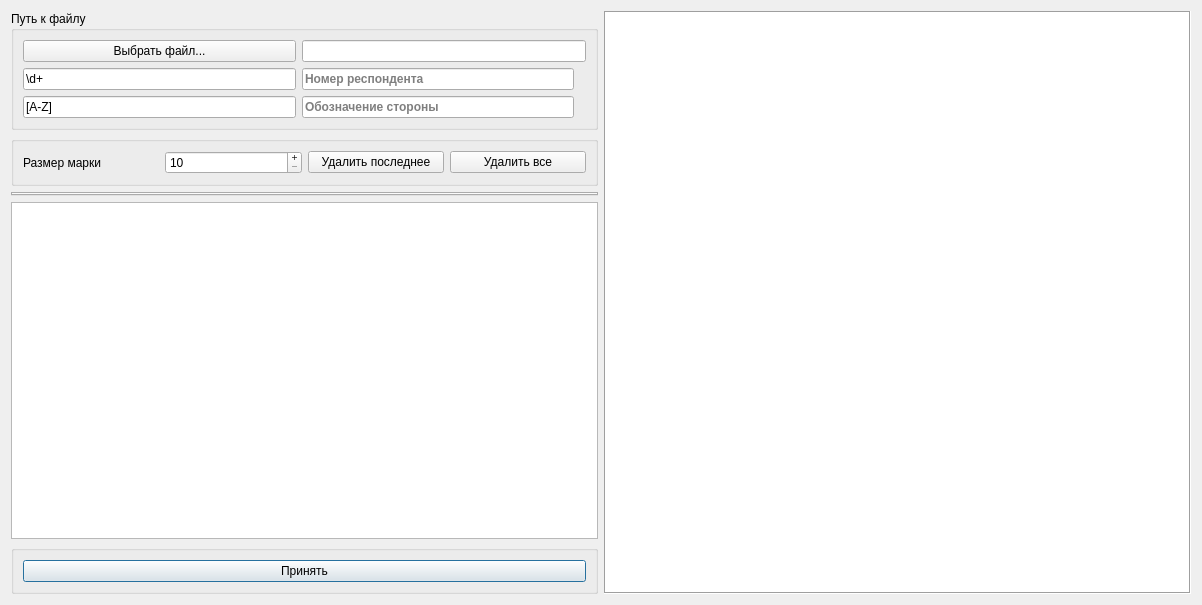
<?xml version="1.0" encoding="UTF-8"?>
<ui version="4.0">
 <class>Dialog</class>
 <widget class="QDialog" name="Dialog">
  <property name="geometry">
   <rect>
    <x>0</x>
    <y>0</y>
    <width>1202</width>
    <height>605</height>
   </rect>
  </property>
  <property name="windowTitle">
   <string>Dialog</string>
  </property>
  <layout class="QGridLayout" name="gridLayout">
   <item row="2" column="0">
    <widget class="QTabWidget" name="tabWidget">
     <property name="sizePolicy">
      <sizepolicy hsizetype="Expanding" vsizetype="Maximum">
       <horstretch>0</horstretch>
       <verstretch>0</verstretch>
      </sizepolicy>
     </property>
     <property name="currentIndex">
      <number>-1</number>
     </property>
    </widget>
   </item>
   <item row="4" column="0">
    <widget class="QGroupBox" name="groupBox_2">
     <property name="title">
      <string/>
     </property>
     <layout class="QHBoxLayout" name="horizontalLayout">
      <item>
       <widget class="QPushButton" name="acceptButton">
        <property name="text">
         <string>Принять</string>
        </property>
       </widget>
      </item>
     </layout>
    </widget>
   </item>
   <item row="1" column="0">
    <widget class="QGroupBox" name="groupBox">
     <property name="title">
      <string/>
     </property>
     <layout class="QGridLayout" name="gridLayout_3">
      <item row="0" column="2">
       <widget class="QPushButton" name="deleteLastRectButton">
        <property name="text">
         <string>Удалить последнее</string>
        </property>
        <property name="checkable">
         <bool>false</bool>
        </property>
       </widget>
      </item>
      <item row="0" column="1">
       <widget class="QSpinBox" name="rectSizeSlider">
        <property name="buttonSymbols">
         <enum>QAbstractSpinBox::PlusMinus</enum>
        </property>
        <property name="minimum">
         <number>10</number>
        </property>
        <property name="maximum">
         <number>100</number>
        </property>
        <property name="singleStep">
         <number>5</number>
        </property>
       </widget>
      </item>
      <item row="0" column="3">
       <widget class="QPushButton" name="deleteAllRectButton">
        <property name="text">
         <string>Удалить все</string>
        </property>
       </widget>
      </item>
      <item row="0" column="0">
       <widget class="QLabel" name="label">
        <property name="text">
         <string>Размер марки</string>
        </property>
       </widget>
      </item>
     </layout>
    </widget>
   </item>
   <item row="0" column="0">
    <widget class="QGroupBox" name="fileBox">
     <property name="title">
      <string>Путь к файлу</string>
     </property>
     <layout class="QGridLayout" name="gridLayout_2">
      <item row="0" column="1">
       <widget class="QPushButton" name="filePathButton">
        <property name="text">
         <string>Выбрать файл...</string>
        </property>
       </widget>
      </item>
      <item row="0" column="2" colspan="3">
       <widget class="QLineEdit" name="filePathText">
        <property name="readOnly">
         <bool>true</bool>
        </property>
       </widget>
      </item>
      <item row="1" column="1">
       <widget class="QLineEdit" name="regexpRespText">
        <property name="text">
         <string>\d+</string>
        </property>
        <property name="placeholderText">
         <string/>
        </property>
       </widget>
      </item>
      <item row="1" column="2">
       <widget class="QLineEdit" name="regexpRespResultText">
        <property name="font">
         <font>
          <weight>75</weight>
          <bold>true</bold>
         </font>
        </property>
        <property name="dragEnabled">
         <bool>false</bool>
        </property>
        <property name="readOnly">
         <bool>true</bool>
        </property>
        <property name="placeholderText">
         <string>Номер респондента</string>
        </property>
       </widget>
      </item>
      <item row="2" column="1">
       <widget class="QLineEdit" name="regexpSideText">
        <property name="text">
         <string>[A-Z]</string>
        </property>
       </widget>
      </item>
      <item row="2" column="2">
       <widget class="QLineEdit" name="regexpSideResultText">
        <property name="font">
         <font>
          <weight>75</weight>
          <bold>true</bold>
         </font>
        </property>
        <property name="readOnly">
         <bool>true</bool>
        </property>
        <property name="placeholderText">
         <string>Обозначение стороны</string>
        </property>
       </widget>
      </item>
     </layout>
    </widget>
   </item>
   <item row="3" column="0">
    <widget class="QTextEdit" name="textEdit">
     <property name="maximumSize">
      <size>
       <width>16777215</width>
       <height>16777215</height>
      </size>
     </property>
    </widget>
   </item>
   <item row="0" column="1" rowspan="5">
    <widget class="QGraphicsView" name="graphicsView">
     <property name="sizePolicy">
      <sizepolicy hsizetype="Expanding" vsizetype="Expanding">
       <horstretch>0</horstretch>
       <verstretch>0</verstretch>
      </sizepolicy>
     </property>
     <property name="minimumSize">
      <size>
       <width>500</width>
       <height>0</height>
      </size>
     </property>
     <property name="cursor" stdset="0">
      <cursorShape>CrossCursor</cursorShape>
     </property>
     <property name="mouseTracking">
      <bool>true</bool>
     </property>
     <property name="frameShape">
      <enum>QFrame::Box</enum>
     </property>
     <property name="foregroundBrush">
      <brush brushstyle="NoBrush">
       <color alpha="255">
        <red>0</red>
        <green>0</green>
        <blue>0</blue>
       </color>
      </brush>
     </property>
     <property name="dragMode">
      <enum>QGraphicsView::NoDrag</enum>
     </property>
    </widget>
   </item>
  </layout>
 </widget>
 <resources/>
 <connections/>
</ui>
